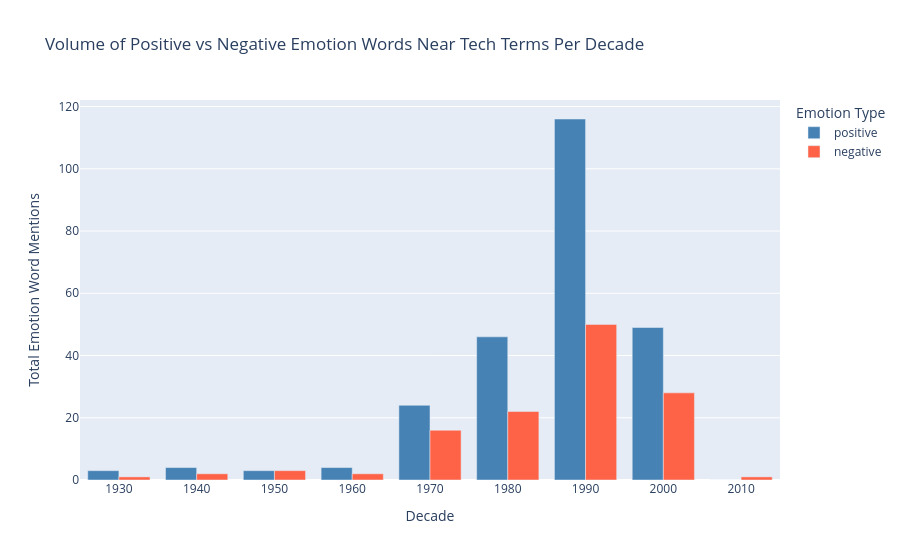

Here is the notebook cell this chart was saved with:
### Code cell
# Assistive chart: total positive vs negative word counts across all tech terms
# per decade. Shows the volume behind the ratio -- are there more emotion words
# appearing near tech terms in general in recent decades?
q2_total = (
    q2_agg.groupby("decade")[["positive", "negative"]]
    .sum()
    .reset_index()
    .melt(id_vars="decade", var_name="valence", value_name="count")
)

fig2b = px.bar(
    q2_total,
    x="decade",
    y="count",
    color="valence",
    barmode="group",
    title="Volume of Positive vs Negative Emotion Words Near Tech Terms Per Decade",
    labels={
        "decade": "Decade",
        "count": "Total Emotion Word Mentions",
        "valence": "Emotion Type"
    },
    color_discrete_map={"positive": "steelblue", "negative": "tomato"}
)
fig2b.update_layout(xaxis=dict(dtick=10))
fig2b.write_image("chart2b_emotion_volume_by_decade.png")
fig2b.show()

### Figure 1 — Plotly figure (JSON) as saved in the notebook; plotly's stock layout.template omitted (floating-point values rounded to 4 significant figures)
{"data": [{"alignmentgroup": "True", "hovertemplate": "Emotion Type=positive<br>Decade=%{x}<br>Total Emotion Word Mentions=%{y}<extra></extra>", "legendgroup": "positive", "marker": {"color": "steelblue", "pattern": {"shape": ""}}, "name": "positive", "offsetgroup": "positive", "orientation": "v", "showlegend": true, "textposition": "auto", "type": "bar", "x": [1930, 1940, 1950, 1960, 1970, 1980, 1990, 2000, 2010], "xaxis": "x", "y": [3, 4, 3, 4, 24, 46, 116, 49, 0], "yaxis": "y"}, {"alignmentgroup": "True", "hovertemplate": "Emotion Type=negative<br>Decade=%{x}<br>Total Emotion Word Mentions=%{y}<extra></extra>", "legendgroup": "negative", "marker": {"color": "tomato", "pattern": {"shape": ""}}, "name": "negative", "offsetgroup": "negative", "orientation": "v", "showlegend": true, "textposition": "auto", "type": "bar", "x": [1930, 1940, 1950, 1960, 1970, 1980, 1990, 2000, 2010], "xaxis": "x", "y": [1, 2, 3, 2, 16, 22, 50, 28, 1], "yaxis": "y"}], "layout": {"barmode": "group", "legend": {"title": {"text": "Emotion Type"}, "tracegroupgap": 0}, "title": {"text": "Volume of Positive vs Negative Emotion Words Near Tech Terms Per Decade"}, "xaxis": {"anchor": "y", "domain": [0, 1], "dtick": 10, "title": {"text": "Decade"}}, "yaxis": {"anchor": "x", "domain": [0, 1], "title": {"text": "Total Emotion Word Mentions"}}}}
